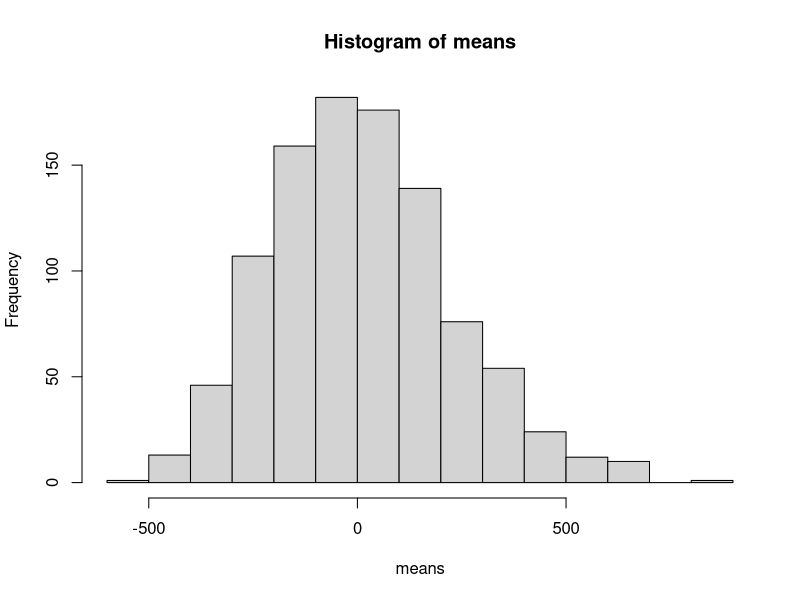

This chart was generated by the following R code:
## ---- chunk 1
# set our runtime environment and global defaults.
require(knitr, quietly = TRUE)
require(utils, quietly = TRUE)
require(ggplot2, quietly = TRUE)
require(scales, quietly = TRUE)
knitr::opts_chunk$set(echo = FALSE, cache = TRUE, cache.path = "cache/", fig.width = 6, fig.height = 4.5, fig.path = "figure/", fig.pos="H")
lambda <- 0.2
observ <- 40
samples <- 1000
## ---- chunk 2
set.seed(040)
means <- sapply(1:samples, function(x) mean(sample(rexp(observ, lambda), replace = TRUE)))
mean(means)
1/lambda
## ---- chunk 3
set.seed(040)
vars <- sapply(1:samples, function(x) var(sample(rexp(observ, lambda), replace = TRUE)))
mean(vars)
1/lambda^2
## ---- chunk 4
set.seed(040)
# compare the distribution of 1000 random uniforms
# and distribution of 1000 averages of 40 random uniforms
means = NULL
mu = 1/lambda
se = sqrt(1/lambda^2)/samples
means <- sapply(1:samples, function(x) (mean(sample(rexp(observ, lambda), replace = TRUE)) - mu)/se)
hist(means)
# plot(rnorm(100, 0, 1), type = "l", lwd = 2)
